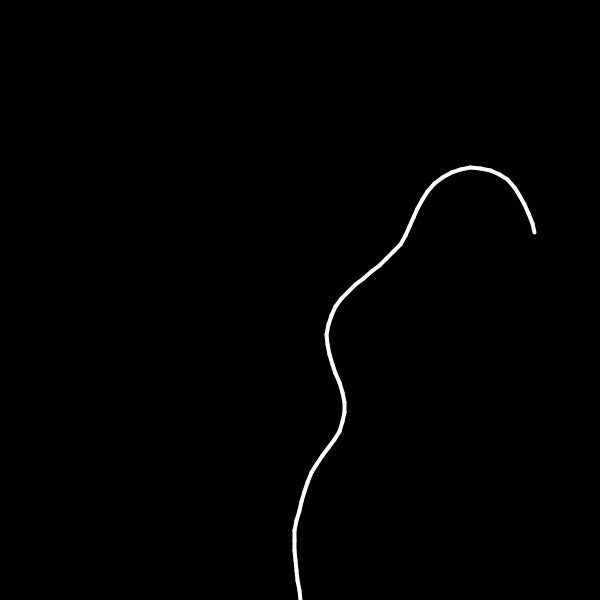
Frame 1 (no input)
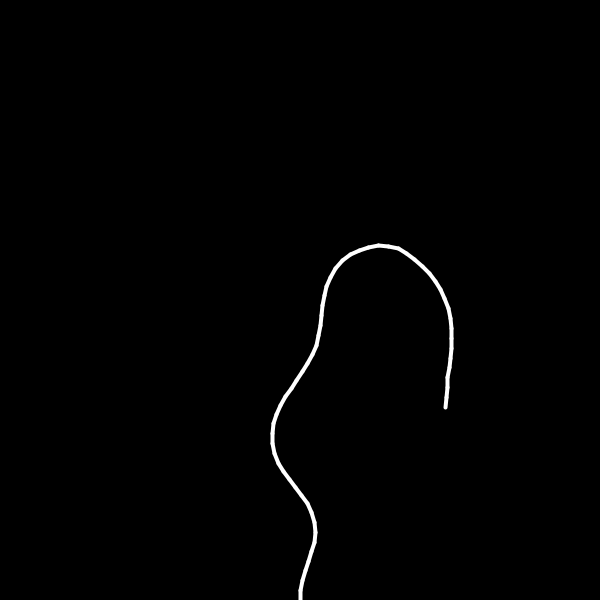
Frame 60 (the mouse pressed at the canvas centre just before this capture)
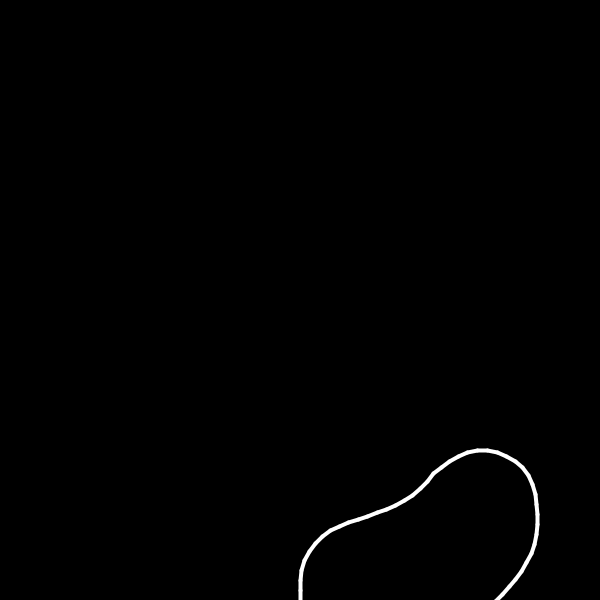
Frame 120 (the mouse held since frame 60 and released just before this capture)

The Processing sketch that drew these frames (run headless with seeded random() and noise(); from frame 60 on, the mouse is pressed at the canvas centre):

// Processing sketch: ForwardKinematics_
// ── ForwardKinematics_.pde
Segment tentacle;

void setup() {
  size(600,600);
  float t=0;
  tentacle=new Segment(300,height,10,0,t);
  Segment current=tentacle;
  for(int i=0;i<60;i++) {
    t+=0.1;
    Segment next=new Segment(current,10,0,t);
    current.child=next;
    current=next;
  } 
} 

void draw() {
  background(0);
  Segment next=tentacle;
  while(next!=null) {
    next.wiggle();
    next.update();
    next.show();
    next=next.child;
  }
  
  
  
} 
// ── Segment.pde
class Segment {
  PVector start;
  PVector end;
  float len;
  float angle;
  float selfAngle;
  float xoff;
  Segment parent=null;
  Segment child=null;
  
  Segment(float x,float y,float _len,float _angle,float xof) {
    angle=_angle;
    len=_len;
    start=new PVector(x,y);
    calculateEnd();
    parent=null;
    selfAngle=angle;
    xoff=xof;
  } 
  
   
  Segment(Segment _parent,float _len,float _angle,float xof) {
    angle=_angle;
    len=_len;
    start=new PVector(_parent.end.x,_parent.end.y);
    calculateEnd();
    parent=_parent;
    selfAngle=angle;
    xoff=xof;
  } 
  void calculateEnd() {
    float dx=len*cos(angle);
    float dy=len*sin(angle);
    end=new PVector(start.x+dx,start.y+dy);
    
  } 
  
  void wiggle() {
    //selfAngle+=0.01;
    float maxAngle=0.4;
    float minAngle=-0.4;
    selfAngle=map(noise(xoff),0,1,maxAngle,minAngle);
    xoff+=0.02;
  } 
  
  void update() {
    angle=selfAngle;
    if(parent!=null) {
      start=parent.end.copy();
      angle+=parent.angle;
      
    }else {
      angle+=-PI/2;
    } 
    
    calculateEnd();
    
  } 
  
  void show() {
   stroke(255);
   strokeWeight(4);
   line(start.x,start.y,end.x,end.y);
    
  }
} 
